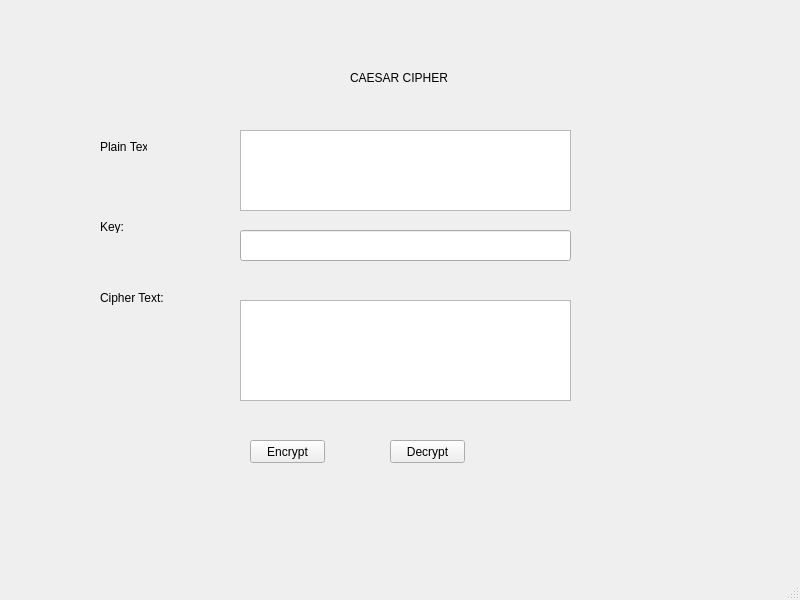
<?xml version="1.0" encoding="UTF-8"?>
<ui version="4.0">
 <class>MainWindow</class>
 <widget class="QMainWindow" name="MainWindow">
  <property name="geometry">
   <rect>
    <x>0</x>
    <y>0</y>
    <width>800</width>
    <height>600</height>
   </rect>
  </property>
  <property name="windowTitle">
   <string>MainWindow</string>
  </property>
  <widget class="QWidget" name="centralwidget">
   <widget class="QLabel" name="label">
    <property name="geometry">
     <rect>
      <x>350</x>
      <y>70</y>
      <width>101</width>
      <height>16</height>
     </rect>
    </property>
    <property name="text">
     <string>CAESAR CIPHER</string>
    </property>
   </widget>
   <widget class="QLabel" name="label_2">
    <property name="geometry">
     <rect>
      <x>100</x>
      <y>140</y>
      <width>47</width>
      <height>13</height>
     </rect>
    </property>
    <property name="text">
     <string>Plain Text:</string>
    </property>
   </widget>
   <widget class="QLabel" name="label_3">
    <property name="geometry">
     <rect>
      <x>100</x>
      <y>220</y>
      <width>47</width>
      <height>13</height>
     </rect>
    </property>
    <property name="text">
     <string>Key:</string>
    </property>
   </widget>
   <widget class="QLabel" name="label_4">
    <property name="geometry">
     <rect>
      <x>100</x>
      <y>290</y>
      <width>71</width>
      <height>16</height>
     </rect>
    </property>
    <property name="text">
     <string>Cipher Text:</string>
    </property>
   </widget>
   <widget class="QTextEdit" name="txt_plain_text">
    <property name="geometry">
     <rect>
      <x>240</x>
      <y>130</y>
      <width>331</width>
      <height>81</height>
     </rect>
    </property>
   </widget>
   <widget class="QPushButton" name="btn_encrypt">
    <property name="geometry">
     <rect>
      <x>250</x>
      <y>440</y>
      <width>75</width>
      <height>23</height>
     </rect>
    </property>
    <property name="text">
     <string>Encrypt</string>
    </property>
   </widget>
   <widget class="QPushButton" name="btn_decrypt">
    <property name="geometry">
     <rect>
      <x>390</x>
      <y>440</y>
      <width>75</width>
      <height>23</height>
     </rect>
    </property>
    <property name="text">
     <string>Decrypt</string>
    </property>
   </widget>
   <widget class="QLineEdit" name="txt_key">
    <property name="geometry">
     <rect>
      <x>240</x>
      <y>230</y>
      <width>331</width>
      <height>31</height>
     </rect>
    </property>
   </widget>
   <widget class="QTextEdit" name="txt_cipher_text">
    <property name="geometry">
     <rect>
      <x>240</x>
      <y>300</y>
      <width>331</width>
      <height>101</height>
     </rect>
    </property>
   </widget>
  </widget>
  <widget class="QMenuBar" name="menubar">
   <property name="geometry">
    <rect>
     <x>0</x>
     <y>0</y>
     <width>800</width>
     <height>21</height>
    </rect>
   </property>
  </widget>
  <widget class="QStatusBar" name="statusbar"/>
 </widget>
 <resources/>
 <connections/>
</ui>
